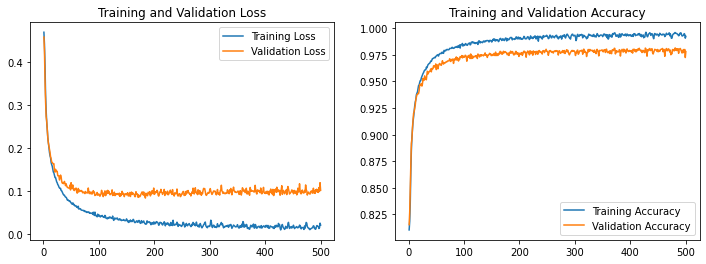
#> input picture Document/images/Accuracy.png, 706 x 264 px, found by its file name; its folder holds only this picture in this run
$ python data_augmentation.py ../Document/images
#> lines starting #> are read from the running program, lines starting #| are printed output that depends on the picture
import os
from PIL import Image
from argparse import ArgumentParser
from sys import stdout


def image_top (save_path, save_name, image):
  '''
  將圖片分為: 正常 / 左右翻轉

  參數:
  save_path: 圖像儲存路徑
  image: 原始圖像路徑
  save_name: 圖像儲存名稱
  '''

  img = Image.open(image)

  img.save(os.path.join(save_path, 'LEFT_BOTTOM', f'lb_{save_name}'))

  img = img.transpose(Image.Transpose.FLIP_LEFT_RIGHT)
  img.save(os.path.join(save_path, 'RIGHT_BOTTOM', f'rb_{save_name}'))


def image_bottom (save_path, save_name, image):
  '''
  將圖片分為: 上下翻轉 / 上下及左右翻轉

  參數:
  save_path: 圖像儲存路徑
  image: 原始圖像路徑
  save_name: 圖像儲存名稱
  '''

  img = Image.open(image)

  img = img.transpose(Image.Transpose.FLIP_TOP_BOTTOM)
  img.save(os.path.join(save_path, 'LEFT_TOP', f'lt_{save_name}'))

  img = img.transpose(Image.Transpose.FLIP_LEFT_RIGHT)
  img.save(os.path.join(save_path, 'RIGHT_TOP', f'rt_{save_name}'))


def image_rotate (save_path, save_name, image):
  '''
  將圖片翻轉為: 45 度、135 度、225 度、315 度

  參數:
  save_path: 圖像儲存路徑
  image: 原始圖像路徑
  save_name: 圖像儲存名稱
  '''
  original_img = Image.open(image)

  img = original_img.rotate(45, fillcolor='green')
  img.save(os.path.join(save_path, 'ROTATE_45', f're45_{save_name}'))

  img = original_img.rotate(135, fillcolor='green')
  img.save(os.path.join(save_path, 'ROTATE_135', f're135_{save_name}'))

  img = original_img.rotate(225, fillcolor='green')
  img.save(os.path.join(save_path, 'ROTATE_225', f're225_{save_name}'))

  img = original_img.rotate(315, fillcolor='green')
  img.save(os.path.join(save_path, 'ROTATE_315', f're315_{save_name}'))


def data_augmentation (dataset_path):
#> called with dataset_path = '../Document/images'
  images_path = os.path.join(dataset_path, 'images')
  augmented_images_path = os.path.join(dataset_path, 'augmented')

  if not os.path.isdir(augmented_images_path):
    os.mkdir(augmented_images_path)

  for name in ['LEFT_TOP', 'LEFT_BOTTOM', 'RIGHT_TOP', 'RIGHT_BOTTOM', 'ROTATE_45', 'ROTATE_135', 'ROTATE_225', 'ROTATE_315']:
    augmented_folder_path = os.path.join(dataset_path, 'augmented', name)

    if not os.path.isdir(augmented_folder_path):
      os.mkdir(augmented_folder_path)

  for index, image in enumerate(os.listdir(images_path), start=1):
    total = len(os.listdir(images_path))
    progress = f'{str(index).zfill(len(str(total)))} / {total}'
    percentage = round(index / total * 100, 1)

    image_top(augmented_images_path, image, os.path.join(images_path, image))
#> in image_top, img is the input picture: PIL image 706x264 RGBA; mean R, G, B, A 243.2, 242.2, 241.2, 185.7
#> in image_top, `img = img.transpose(Image.Transpose.FLIP_LEFT_RIGHT)`:
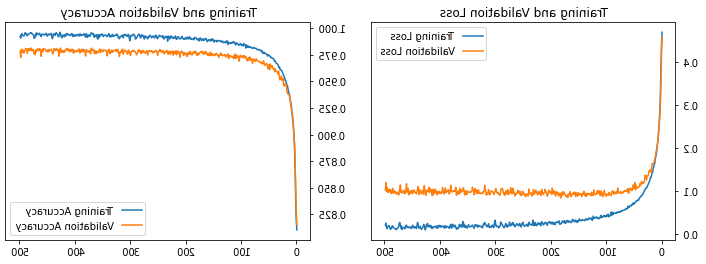
#> img: PIL image 706x264 RGBA; mean R, G, B, A 243.2, 242.2, 241.2, 185.7; transparent parts drawn white
    stdout.write(f'\rTOP      ({progress}):  {percentage}%')

    image_bottom(augmented_images_path, image, os.path.join(images_path, image))
#> in image_bottom, `img = img.transpose(Image.Transpose.FLIP_TOP_BOTTOM)`:
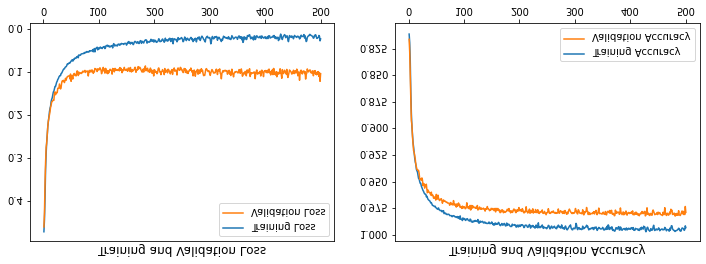
#> img: PIL image 706x264 RGBA; mean R, G, B, A 243.2, 242.2, 241.2, 185.7; transparent parts drawn white
#> in image_bottom, `img = img.transpose(Image.Transpose.FLIP_LEFT_RIGHT)`:
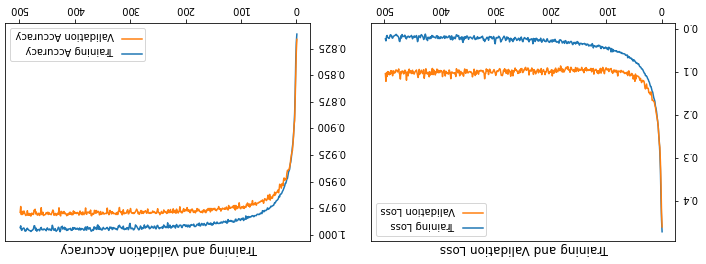
#> img: PIL image 706x264 RGBA; mean R, G, B, A 243.2, 242.2, 241.2, 185.7; transparent parts drawn white
    stdout.write(f'\rBOTTOM   ({progress}):  {percentage}%')

    image_rotate(augmented_images_path, image, os.path.join(images_path, image))
#> in image_rotate, `img = original_img.rotate(45, fillcolor='green')`:
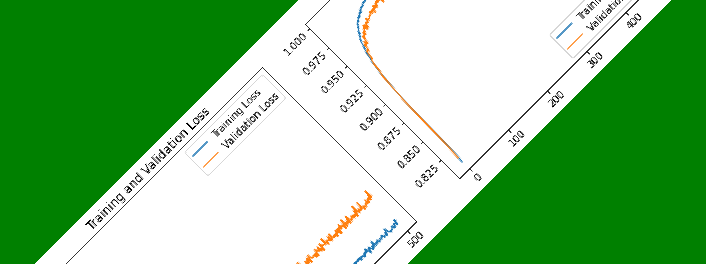
#> img: PIL image 706x264 RGBA; mean R, G, B, A 128.8, 188.7, 127.9, 215.8; transparent parts drawn white
#> in image_rotate, `img = original_img.rotate(135, fillcolor='green')`:
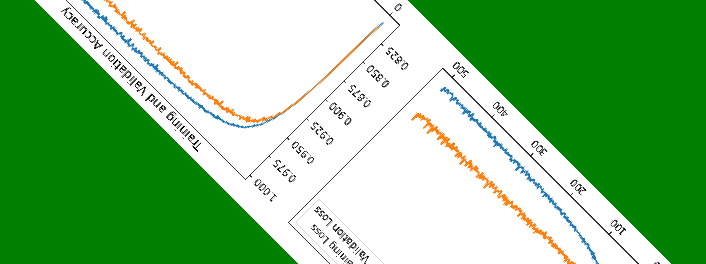
#> img: PIL image 706x264 RGBA; mean R, G, B, A 127.7, 187.4, 126.3, 215.9; transparent parts drawn white
#> in image_rotate, `img = original_img.rotate(225, fillcolor='green')`:
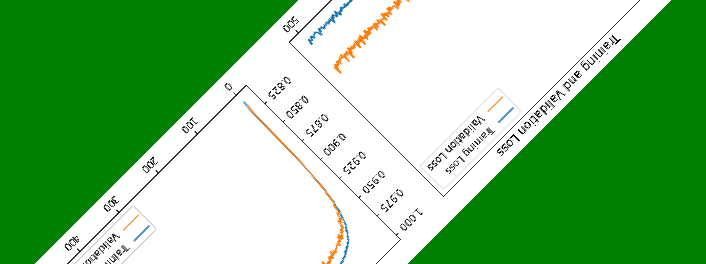
#> img: PIL image 706x264 RGBA; mean R, G, B, A 128.8, 188.7, 127.9, 215.8; transparent parts drawn white
#> in image_rotate, `img = original_img.rotate(315, fillcolor='green')`:
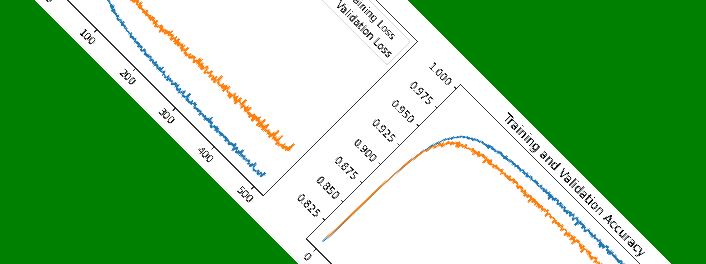
#> img: PIL image 706x264 RGBA; mean R, G, B, A 127.7, 187.4, 126.3, 215.9; transparent parts drawn white
    stdout.write(f'\rROTATE   ({progress}):  {percentage}%')

    stdout.flush()

  print()


if __name__ == '__main__':
  parser = ArgumentParser(description='將圖像增強為八張')
  parser.add_argument('dataset_path', help='數據集路徑')

#> (the run stopped early here; a loop or call above may not have finished)
